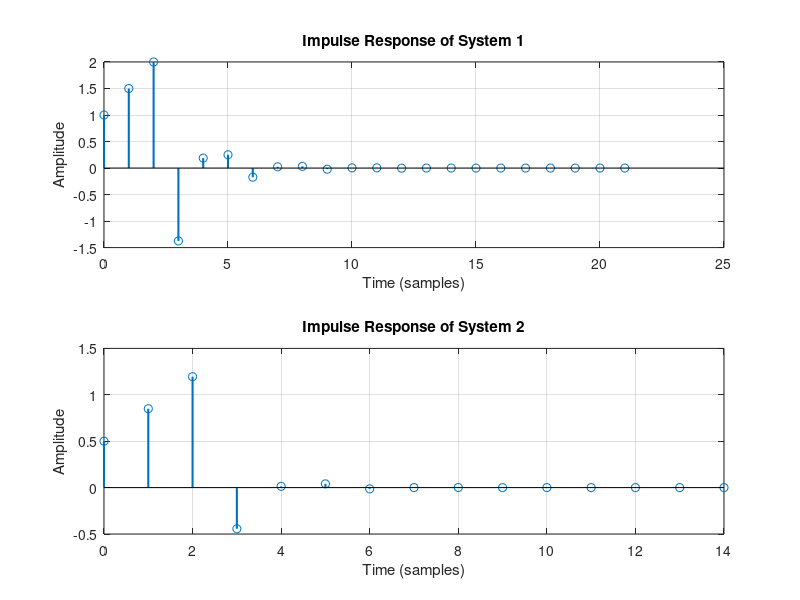

Write MATLAB code to recreate this figure.
% Define the first system
numerator1 = [1, 2, 3];
denominator1 = [1, 0.5, 0.25];

% Define the second system
numerator2 = [0.5, 1, 1.5];
denominator2 = [1, 0.3, 0.1];

% Compute the impulse responses
[h1, t1] = impz(numerator1, denominator1);
[h2, t2] = impz(numerator2, denominator2);

% Plot the impulse responses
subplot(2, 1, 1),stem(t1, h1,'LineWidth',1.5), grid on;
title('Impulse Response of System 1'), xlabel('Time (samples)'), ylabel('Amplitude');

subplot(2, 1, 2),stem(t2, h2,'LineWidth',1.5), grid on;
title('Impulse Response of System 2'), xlabel('Time (samples)'),ylabel('Amplitude');
